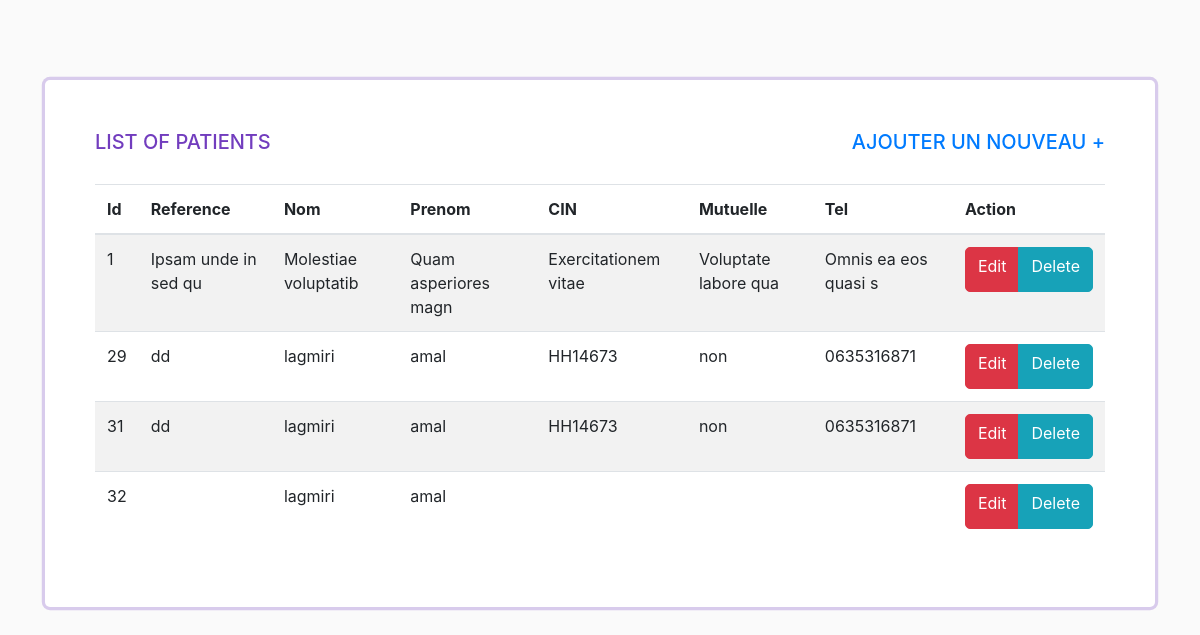
The page / on the database its author committed.
### tables this page shows
CREATE TABLE IF NOT EXISTS `patients` (
  `id` int(255) NOT NULL AUTO_INCREMENT,
  `nom` varchar(255) NOT NULL,
  `reference` varchar(255) NOT NULL,
  `cin` varchar(255) NOT NULL,
  `mutuelle` varchar(255) NOT NULL,
  `scolarite` varchar(255) NOT NULL,
  `date_naissance_age` varchar(255) NOT NULL,
  `adresse` varchar(255) NOT NULL,
  `tel` varchar(255) NOT NULL,
  `autre_inforamtions` varchar(255) NOT NULL,
  `profession` varchar(255) NOT NULL,
  `nombre_denfant` int(11) NOT NULL,
  `prenom` varchar(255) NOT NULL,
  `situation_familiale` varchar(255) NOT NULL,
  PRIMARY KEY (`id`)
);

### index.php (the view)
<?php include('./database/connection.php');
$sql = 'SELECT * FROM patients';
$result = $conn->query($sql);?>
<?php include('./partial/header.php'); ?>
<div class="form-container">
    <h1>List of Patients <a href="/admin/patient.php" class="btn-add">Ajouter un nouveau +</a></h1>
    <table class="table table-striped">
        <thead>
            <tr>
                <th>Id</th>
                <th>Reference</th>
                <th>Nom</th>
                <th>Prenom</th>
                <th>CIN</th>
                <th>Mutuelle</th>
                <th>Tel</th>
                <th>Action</th>
            </tr>
        </thead>
        <?php
        if ($result->num_rows > 0) { ?>
        <tbody>
        <?php while($row = $result->fetch_assoc()) { ?>
            <tr>
                <td scope="row"><?= $row["id"]; ?></td>
                <td><?= $row["reference"]; ?></td>
                <td><?= $row["nom"]; ?></td>
                <td><?= $row["prenom"]; ?></td>
                <td><?= $row["cin"]; ?></td>
                <td><?= $row["mutuelle"]; ?></td>
                <td><?= $row["tel"]; ?></td>
                <td>
                    <div class="btn-group" role="group" aria-label="">
                        <a href="/amallagmiri/patient.php?id=<?= $row["id"]; ?>" type="button" class="btn btn-danger">Edit</a>
                        <a href="/amallagmiri/database/delete.php?id=<?= $row["id"]; ?>" type="button" class="btn btn-info">Delete</a>
                    </div>
                </td>
            </tr>
            <?php } ?>
        </tbody>
        <?php
        } else {
            echo "No Patient";
        } ?>
    </table>
</div>
<?php include('./partial/footer.php'); ?>

### partial/header.php (shortened to what this page needs)
<!DOCTYPE html>
<html lang="en">
<head>
    <link rel="stylesheet" href="./bootstrap/css/bootstrap.min.css">
    <link rel="stylesheet" href="./assets/css/style.css">
</head>
<body>
    <div class="container">

### partial/footer.php
</div>
</body>
</html>

### assets/css/style.css (style rules this page uses)
body { background-color: #fafafa; }
h1 { font-size: 20px; text-transform: uppercase; color: #723dbe; margin-bottom: 30px; }
.btn, .btn-primary :focus { color: #fff; box-shadow: 0 0 0 0 2rem rgba(114,61,190,.25); }
.form-control, .btn { border-radius: 5px; height: 45px; }
.login-form-container, .form-container { width: 40%; margin: 0 auto; margin-top: 30vh; background-color: #fff; padding: 50px; border-radius: 5px; box-shadow: 0 0 0 0.2rem rgba(114,61,190,.25); }
.form-container { width: inherit; margin-top: 10vh; }
.btn-add { float: right; }

### rows shown on the page
patients: id "1", reference "Ipsam unde in sed qu", nom "Molestiae voluptatib", prenom "Quam asperiores magn", cin "Exercitationem vitae", mutuelle "Voluptate labore qua", tel "Omnis ea eos quasi s"
patients: id "29", reference "dd", nom "lagmiri", prenom "amal", cin "HH14673", mutuelle "non", tel "0635316871"
patients: id "31", reference "dd", nom "lagmiri", prenom "amal", cin "HH14673", mutuelle "non", tel "0635316871"
patients: id "32", nom "lagmiri", prenom "amal"
